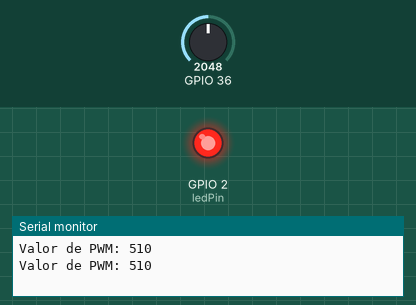
Simulated run of this sketch. Board: ESP32. Shown: output pins drawn as LEDs (lit = HIGH), the last lines printed to the serial monitor. The inputs (shaded band) are chosen by the test bench; at power-on: GPIO 36 = 2048.

Above: at 1.8 s.
1.9 s: GPIO 36 set to 491
At 2.3 s:
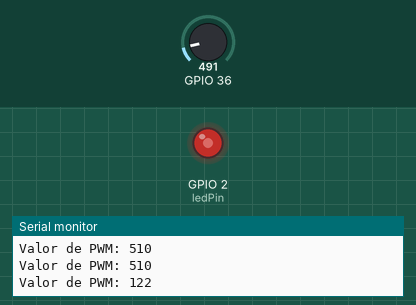
3.5 s: GPIO 36 set to 0
At 5.1 s:
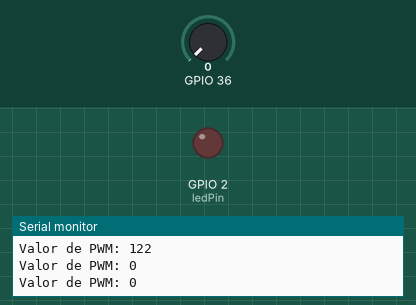
5.5 s: GPIO 36 set to 1228
At 6.6 s:
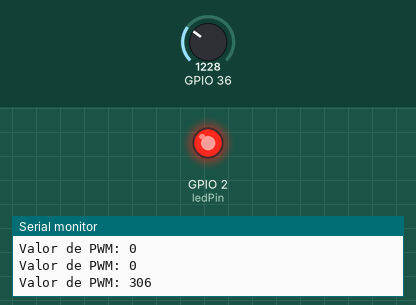
Timing chart, 0 to 8.5 s (numbered marks = the images above; inputs shaded):
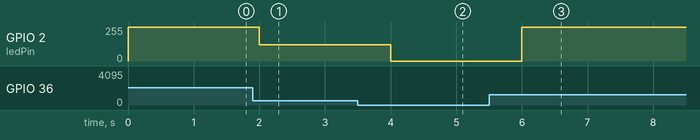

The sketch:

pwm-brillo.ino
```cpp
// Importar la biblioteca de entrada/salida digital y analógica
#include <Arduino.h>

// Definir el pin del LED como salida
const int ledPin = 2; // GPIO 2

void setup() {
  // Inicializar la comunicación serie a 115200 baudios
  Serial.begin(115200);

  // Configurar el pin del LED como salida
  pinMode(ledPin, OUTPUT);
}

void loop() {
  // Leer los datos de la entrada analógica (pin A0)
  int anchoPWM = analogRead(A0); // Lectura desde el pin A0

  // Mapear el valor leído a un valor entre 0 y 255
  int pwmValue = map(anchoPWM, 0, 1023, 0, 255);

  // Mostrar el valor de PWM en la consola serie
  Serial.print("Valor de PWM: ");
  Serial.println(pwmValue);

  // Establecer el valor del pin del LED a través de PWM
  analogWrite(ledPin, pwmValue);

  // Pausar durante un segundo
  delay(1000);
}
```

Measured:
- after the input at 1.9 s, GPIO 2 (ledPin): 255/255 → 122/255 after 0.10 s
- after the input at 3.5 s, GPIO 2 (ledPin): 122/255 → 0/255 after 0.50 s
- after the input at 5.5 s, GPIO 2 (ledPin): 0/255 → 255/255 after 0.50 s
